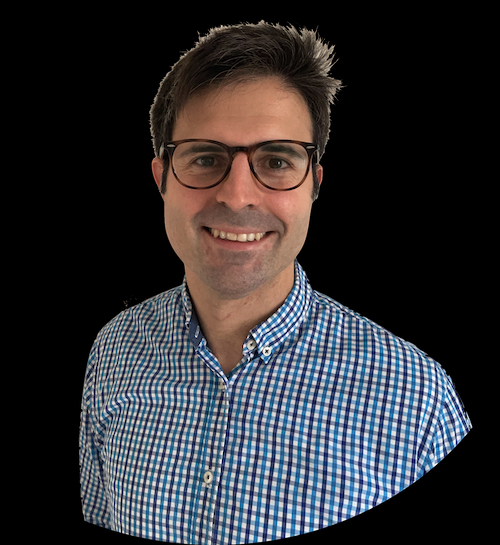
#> input picture 01_ObjectDetection/marc.jpg, 500 x 545 px
$ python playground.py
#> lines starting #> are read from the running program, lines starting #| are printed output that depends on the picture; after the words box and inside, x2 and y2 are one past the last pixel; in counts of white or black regions, pixels touching at a corner belong together
import cv2

# Read the input image
input_image_path = 'marc.jpg'  # Replace with your image path
output_image_path = 'output_drawing.jpg'

# Read the input image using OpenCV
input_image = cv2.imread(input_image_path)
#> input_image is the input picture: shape (545, 500, 3); mean B, G, R 51.7, 48, 48.4

# Convert the image to grayscale
gray_image = cv2.cvtColor(input_image, cv2.COLOR_BGR2GRAY)
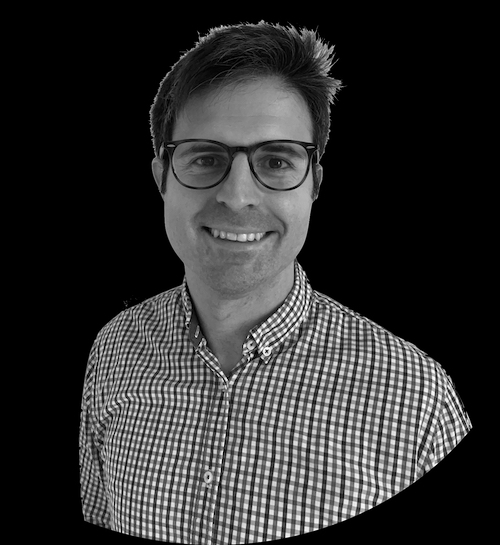
#> gray_image: shape (545, 500); min 0, max 255, mean 48.5

# Apply GaussianBlur to reduce noise and improve edge detection
blurred_image = cv2.GaussianBlur(gray_image, (5, 5), 0)
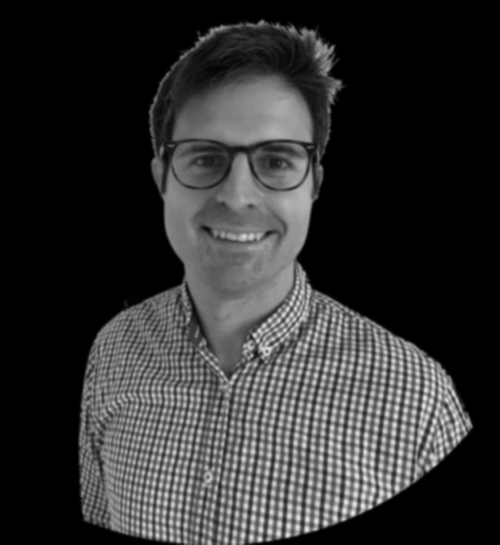
#> blurred_image: shape (545, 500); min 0, max 231, mean 48.5

# Apply Canny edge detection
edges = cv2.Canny(blurred_image, threshold1=30, threshold2=100)  # Adjust thresholds as needed
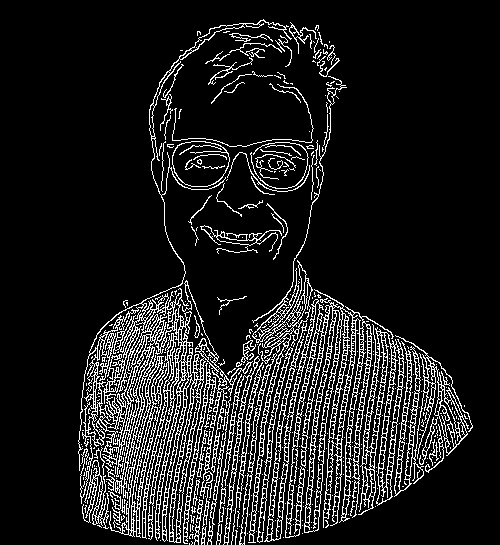
#> edges: shape (545, 500); 11.7% white in thin lines or dots, all inside (x1, y1, x2, y2) = (78, 19, 473, 545)

# Invert the edges to create a sketch-like effect
inverted_edges = 255 - edges

# Save the output image
cv2.imwrite(output_image_path, inverted_edges)

$ run again, with 01_ObjectDetection/images/faces.jpeg copied over 01_ObjectDetection/marc.jpg
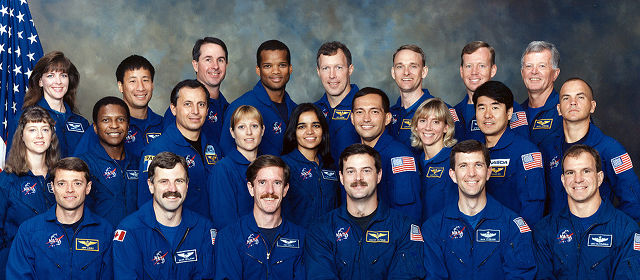
#> input picture 01_ObjectDetection/images/faces.jpeg, 640 x 280 px
#> input_image is the input picture: shape (280, 640, 3); mean B, G, R 102.4, 79.3, 71.3
#> `blurred_image = cv2.GaussianBlur(gray_image, (5, 5), 0)`:
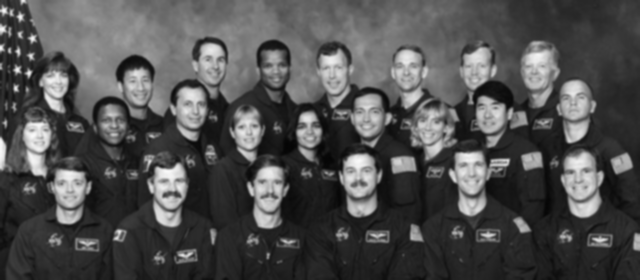
#> blurred_image: shape (280, 640); min 5, max 249, mean 79.5
#> `edges = cv2.Canny(blurred_image, threshold1=30, threshold2=100)`:
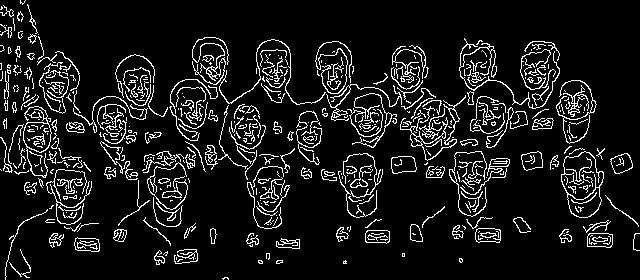
#> edges: shape (280, 640); 9.6% white in thin lines or dots
#> inverted_edges: shape (280, 640); 90.4% white; black in thin lines or dots

$ run again, with 01_ObjectDetection/images/motorway.jpeg copied over 01_ObjectDetection/marc.jpg
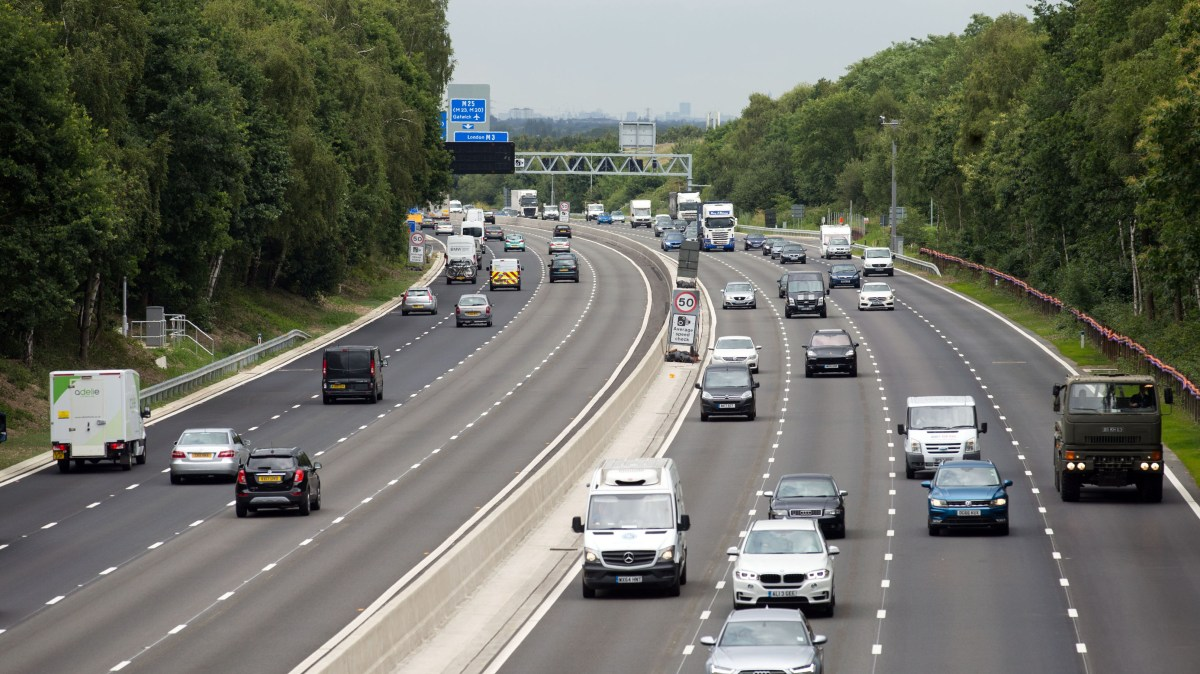
#> input picture 01_ObjectDetection/images/motorway.jpeg, 1200 x 674 px
#> input_image is the input picture: shape (674, 1200, 3); mean B, G, R 100.8, 109.9, 108.3
#> `gray_image = cv2.cvtColor(input_image, cv2.COLOR_BGR2GRAY)`:
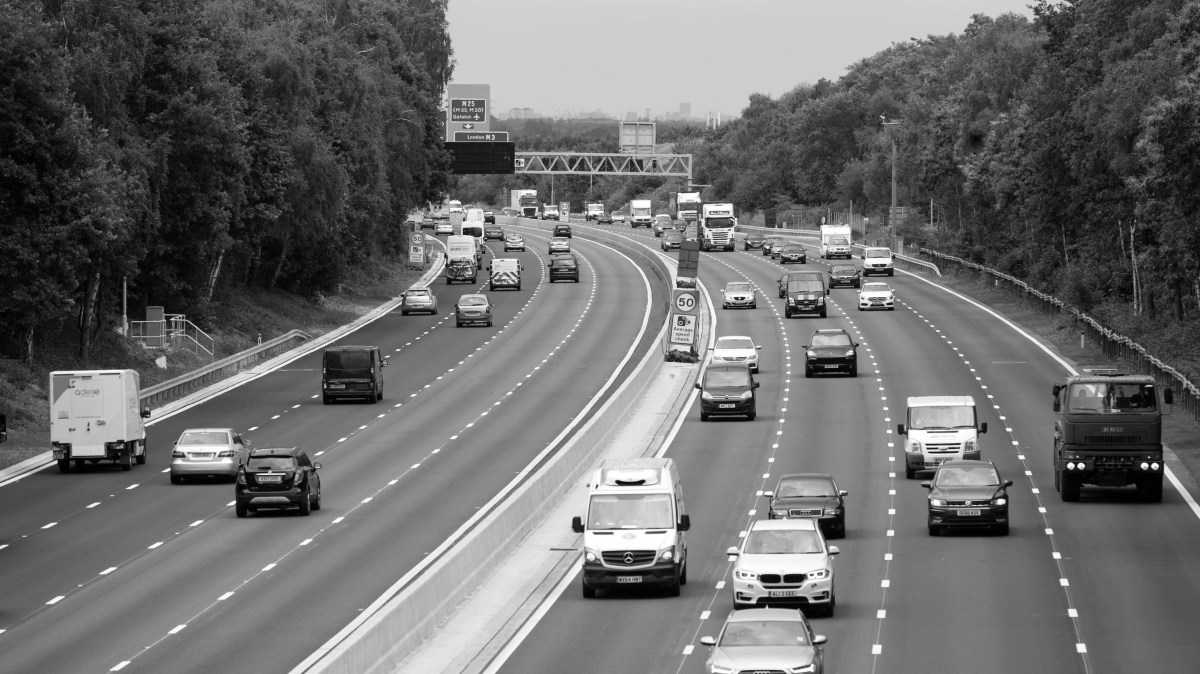
#> gray_image: shape (674, 1200); min 0, max 255, mean 108.4
#> `edges = cv2.Canny(blurred_image, threshold1=30, threshold2=100)`:
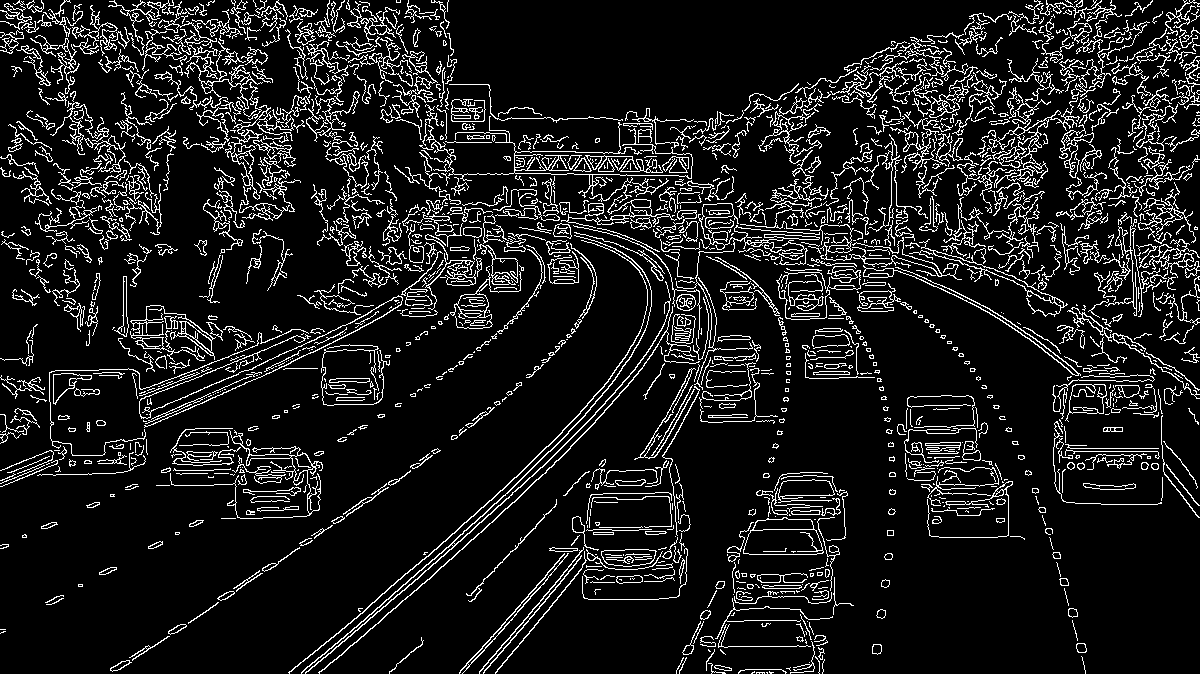
#> edges: shape (674, 1200); 10.8% white in thin lines or dots
#> inverted_edges: shape (674, 1200); 89.2% white; black in thin lines or dots
